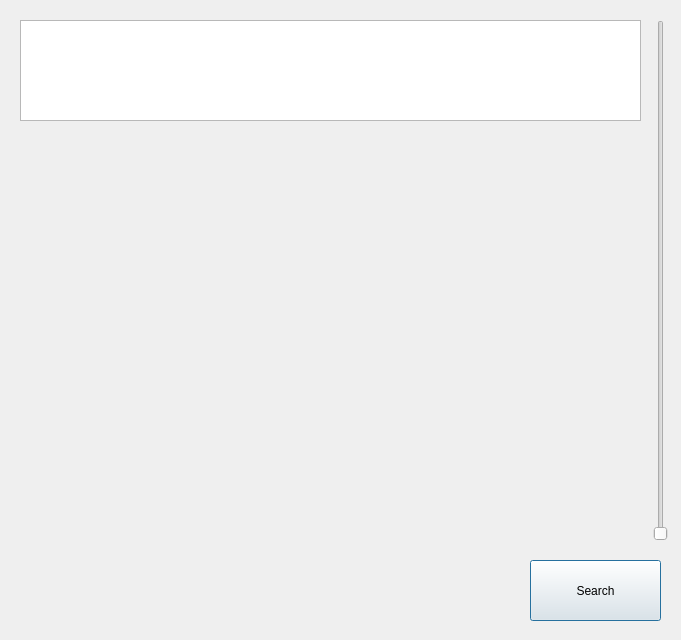
<?xml version="1.0" encoding="UTF-8"?>
<ui version="4.0">
 <class>ReportList</class>
 <widget class="QDialog" name="ReportList">
  <property name="geometry">
   <rect>
    <x>0</x>
    <y>0</y>
    <width>681</width>
    <height>640</height>
   </rect>
  </property>
  <property name="windowTitle">
   <string>ReportList</string>
  </property>
  <widget class="QPushButton" name="SearchButton">
   <property name="geometry">
    <rect>
     <x>530</x>
     <y>560</y>
     <width>131</width>
     <height>61</height>
    </rect>
   </property>
   <property name="text">
    <string>Search</string>
   </property>
  </widget>
  <widget class="QTextBrowser" name="textBrowser">
   <property name="geometry">
    <rect>
     <x>20</x>
     <y>20</y>
     <width>621</width>
     <height>101</height>
    </rect>
   </property>
  </widget>
  <widget class="QSlider" name="ReportListScroll">
   <property name="geometry">
    <rect>
     <x>650</x>
     <y>20</y>
     <width>22</width>
     <height>521</height>
    </rect>
   </property>
   <property name="orientation">
    <enum>Qt::Vertical</enum>
   </property>
  </widget>
 </widget>
 <resources/>
 <connections/>
</ui>
